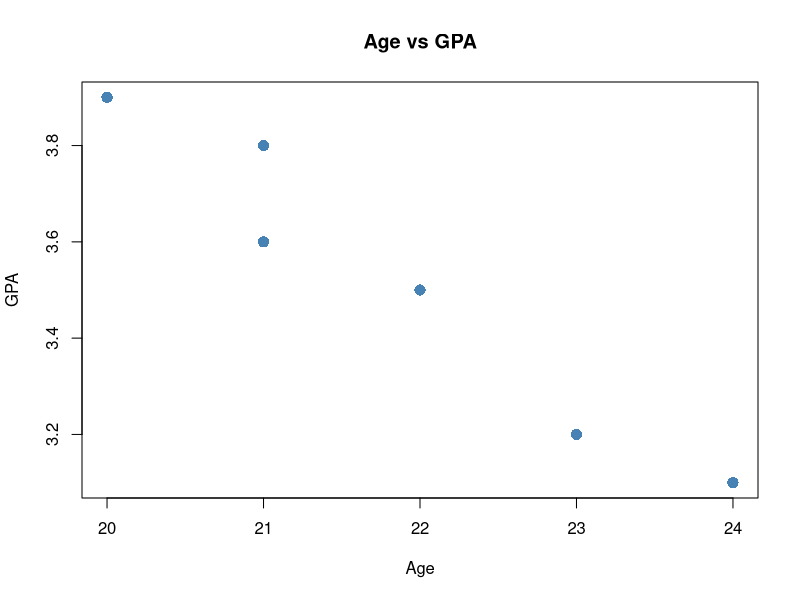
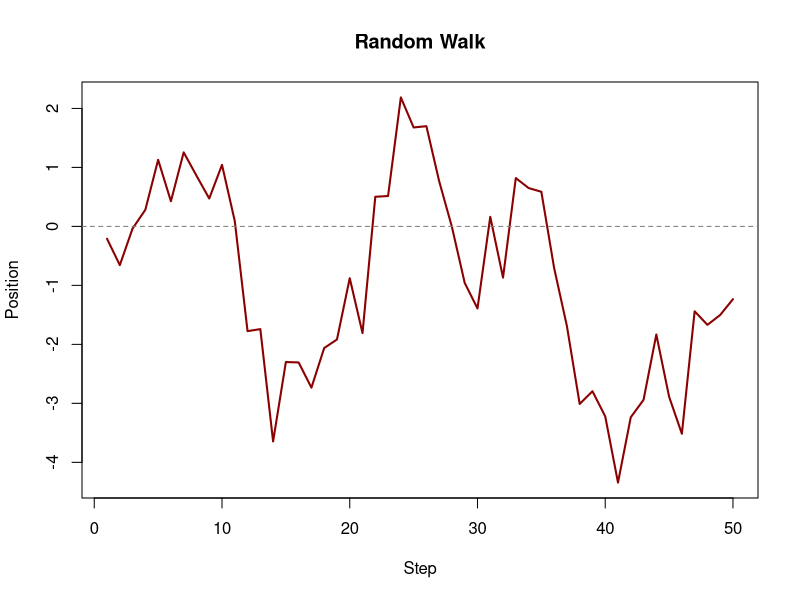
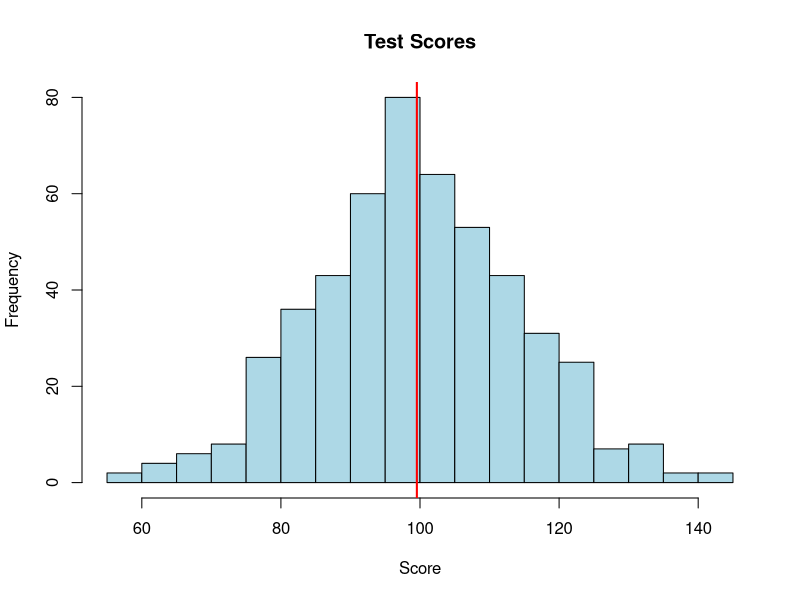
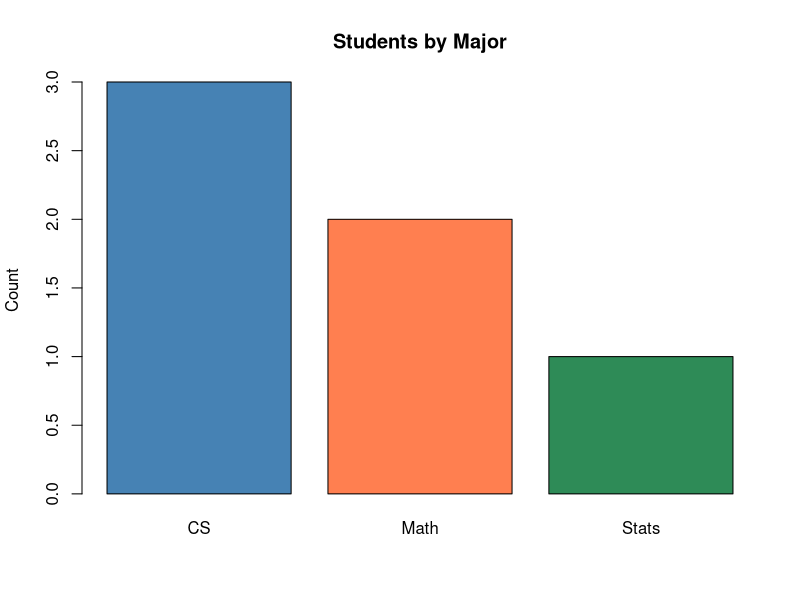
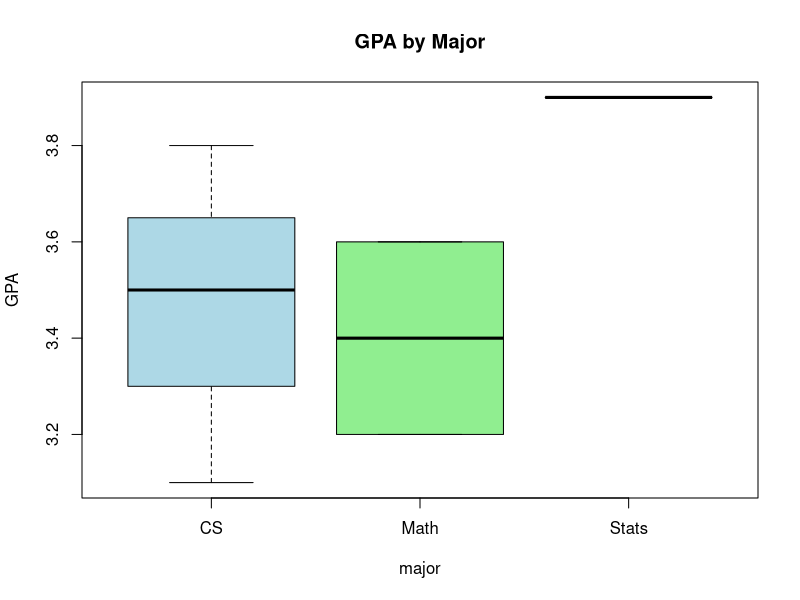
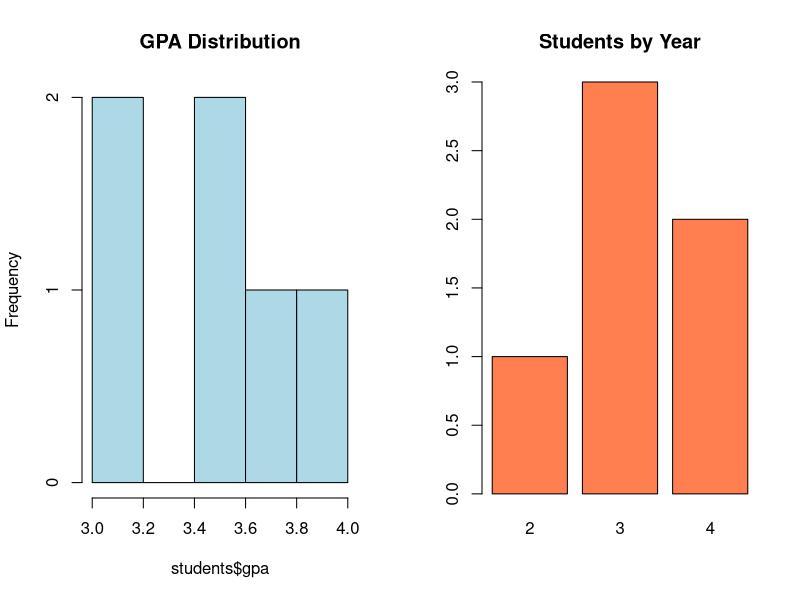
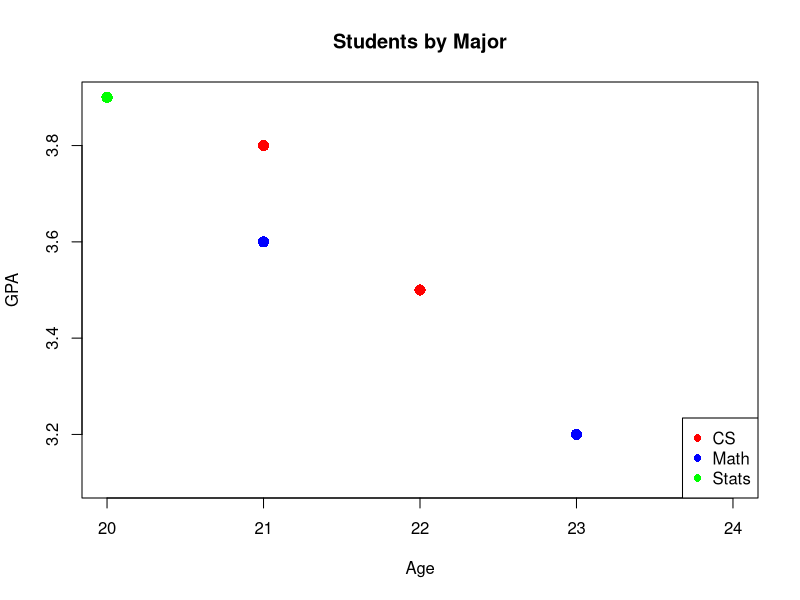
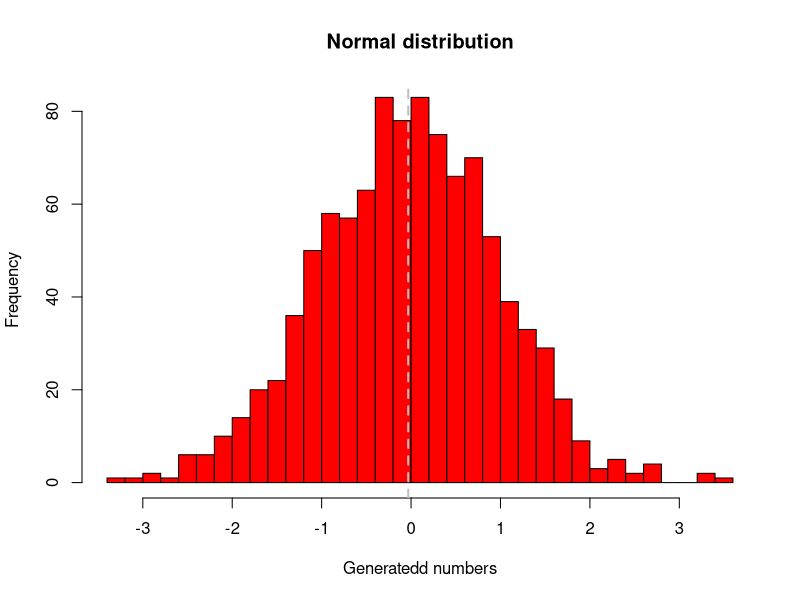

Generate these figures, in order, with R:
## ---- chunk 1
students <- data.frame(
  name = c("Alice", "Bob", "Carlos", "Diana", "Elena", "Frank"),
  age = c(21, 23, 22, 20, 24, 21),
  major = c("CS", "Math", "CS", "Stats", "CS", "Math"),
  gpa = c(3.8, 3.2, 3.5, 3.9, 3.1, 3.6),
  year = c(3, 4, 3, 2, 4, 3)
)
## ---- chunk 2
lapply(1:4, \(x) x^2)
## ---- chunk 3
lapply(students[, c("age", "gpa", "year")], mean)
## ---- chunk 4
sapply(students[, c("age", "gpa", "year")], mean)
## ---- chunk 5
vapply(students[, c("age", "gpa", "year")], mean, numeric(1))
## ---- chunk 6
tapply(students$gpa, students$major, mean)
tapply(students$age, students$year, range)
## ---- chunk 7
mapply(\(name, gpa) paste(name, "has GPA", gpa),
       students$name, students$gpa)
## ---- chunk 8
sapply(list(a = 1:3, b = 1:5), range)  # matrix (OK)
sapply(list(a = 1:3, b = 1:5), \(x) x[x > 2])  # list (surprise!)
## ---- chunk 9
paste("Hello", "World")
paste("Hello", "World", sep = "-")
paste0("item_", 1:5)

fruits <- c("apple", "banana", "cherry")
paste(fruits, collapse = ", ")
## ---- chunk 10
sprintf("Name: %s, GPA: %.2f", "Alice", 3.812)
sprintf("Student %d of %d", 1:3, 6)
## ---- chunk 11
emails <- c("alice@uni.edu", "bob@gmail.com", "carlos@uni.edu", "diana@yahoo.com")

grep("uni", emails)               # positions
grep("uni", emails, value = TRUE)  # values
grepl("uni", emails)               # TRUE/FALSE
## ---- chunk 12
x <- "The quick brown fox"
sub("quick", "slow", x)   # first match
gsub("o", "0", x)          # all matches

# Clean data
prices <- c("$10.99", "$25.50", "$7.00")
as.numeric(gsub("$", "", prices, fixed = TRUE))
## ---- chunk 13
strsplit("2024-01-15", "-")[[1]]
strsplit(c("a,b,c", "d,e"), ",")
## ---- chunk 14
full_names <- c("Alice Smith", "Bob Jones", "Carlos Garcia", "Diana Chen")
## ---- chunk 15
messy <- c("  New York  ", "los angeles", "CHICAGO", "  san Francisco")
## ---- chunk 16
cleaned <- trimws(messy)
cleaned <- tolower(cleaned)
sapply(strsplit(cleaned, " "), \(words) {
  paste(sapply(words, \(w) {
    paste0(toupper(substring(w, 1, 1)), substring(w, 2))
  }), collapse = " ")
})
## ---- chunk 17
logs <- c("2024-01-15 ERROR: file not found",
          "2024-01-15 INFO: process started",
          "2024-01-16 ERROR: connection timeout",
          "2024-01-16 INFO: process complete",
          "2024-01-17 WARNING: low memory")
## ---- chunk 18
errors <- logs[grepl("ERROR", logs)]
## ---- chunk 19
sapply(logs[grepl("ERROR", logs)], \(x) {
  sapply(strsplit(x," "), \(y) y[1])
})
## ---- chunk 20
substring(errors, 1,10)
logs <- gsub("ERROR", "ERR", logs)
logs
## ---- chunk 21
gsub(".", "!", "Hello.")  # replaces everything (not just the dot)!
gsub(".", "!", "Hello.", fixed = TRUE)  # correct: use fixed = TRUE for literal text
## ---- chunk 22
#| fig-width: 7
#| fig-height: 5
plot(students$age, students$gpa,
     main = "Age vs GPA",
     xlab = "Age", ylab = "GPA",
     pch = 16, col = "steelblue", cex = 1.5)
## ---- chunk 23
#| fig-width: 7
#| fig-height: 5
x <- 1:50
y <- cumsum(rnorm(50))
plot(x, y, type = "l", col = "darkred", lwd = 2,
     main = "Random Walk", xlab = "Step", ylab = "Position")
abline(h = 0, lty = 2, col = "gray50")
## ---- chunk 24
#| fig-width: 7
#| fig-height: 5
set.seed(42)
data <- rnorm(500, mean = 100, sd = 15)
hist(data, breaks = 25, col = "lightblue", border = "black",
     main = "Test Scores", xlab = "Score")
abline(v = mean(data), col = "red", lwd = 2)
## ---- chunk 25
#| fig-width: 7
#| fig-height: 5
counts <- table(students$major)
barplot(counts, col = c("steelblue", "coral", "seagreen"),
        main = "Students by Major", ylab = "Count")
## ---- chunk 26
#| fig-width: 7
#| fig-height: 5
boxplot(gpa ~ major, data = students,
        col = c("lightblue", "lightgreen", "lightyellow"),
        main = "GPA by Major", ylab = "GPA")
## ---- chunk 27
#| fig-width: 10
#| fig-height: 5
par(mfrow = c(1, 2))
hist(students$gpa, col = "lightblue", main = "GPA Distribution")
barplot(table(students$year), col = "coral", main = "Students by Year")
par(mfrow = c(1, 1))
## ---- chunk 28
#| fig-width: 7
#| fig-height: 5
plot(students$age, students$gpa, type = "n",
     main = "Students by Major", xlab = "Age", ylab = "GPA")

colors <- c(CS = "red", Math = "blue", Stats = "green")
for (m in unique(students$major)) {
  sub <- students[students$major == m, ]
  points(sub$age, sub$gpa, col = colors[m], pch = 16, cex = 1.5)
}
legend("bottomright", legend = names(colors), col = colors, pch = 16)
## ---- chunk 29
data <- rnorm(1000, mean= 0, sd= 1)
hist(data,col="red", breaks=30, main="Normal distribution", xlab="Generatedd numbers", border="black")
abline(v=mean(data), col="gray", lwd=2, lty = 2)
## ---- chunk 30
par(mfrow = c(2,2), mar = c(4,4,3,2))
plot(students$age, students$gpa, col = "red", main="Age vs GPA", xlab="age", ylab="gpa", pch=16)
barplot(table(students$major), col="blue", main="Major distribution", xlab="Major", ylab="Count")
boxplot(gpa ~year, data = students, col="coral", xlab="Year", main="gpa by year")
barplot(table(students$year), main="Distribution of years", col="pink", xlab="years", ylab="count", 
border="purple")
par(mfrow=c(1,1))
## ---- chunk 31
colors <- c("4" = "blue", "6" = "green", "8" = "red")
plot(mtcars$wt, mtcars$mpg, pch = 16, col = colors[as.character(mtcars$cyl)])
legend("topright",legend = paste(names(colors), "cyl"), col = colors, pch = 16)
## ---- chunk 32
iris
colors <- c("virginica" = "red", "versicolor" = "pink", "setosa" = "purple")
par(mfrow = c(2,2))
plot(iris$Sepal.Length, iris$Sepal.Width, col= colors[iris$Species], cex=1, pch= 16, main="length vs width", xlab = "length", ylab = "width")
boxplot(iris$Petal.Length ~ iris$Species, data = iris, col = "red")
hist(iris$Petal.Width, col= "red")
barplot(table(iris$Species), col="blue")
par(mfrow = c(1,1))


## ---- chunk 33
avg_gpa <- tapply(students$gpa, students$major, mean)
count <- tapply(students$gpa, students$major, length)

mapply(\(major, avg, n) {sprintf("Major: %s | Avg GPA: %.2f | Count: %d", major, avg, n)}, names(avg_gpa), avg_gpa, count)

color <- c(CS = "red", Math = "blue", Stats = "orange")

par(mfrow= c(1,2))
barplot(avg_gpa, major = "Average gpa", col = "blue")
plot(students$age, students$gpa, pch = 16, col = color[students$major], cex = 1)
par(mfrow=c(1,1))
mapply(\(name, major, gpa) {sprintf("%s: (%s, GPA: %2.f)", name, major,gpa)}, students$name, students$major, students$gpa)
